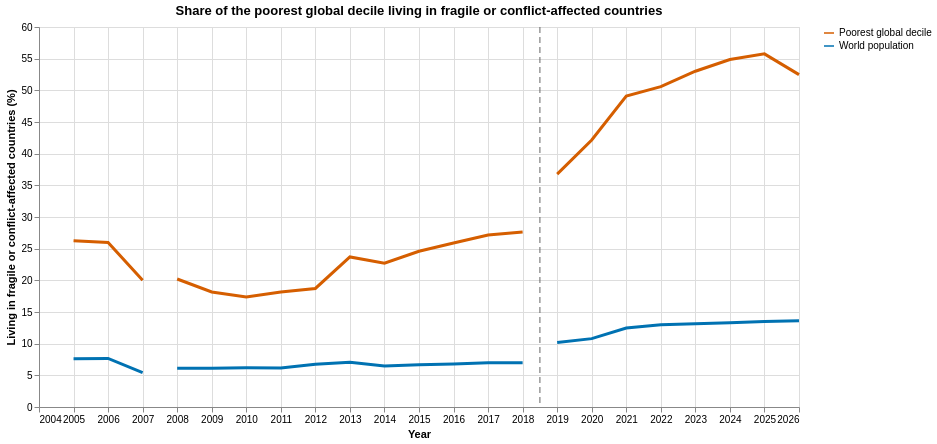

The notebook cell this image was saved under:
### Markdown cell above
## Where the poorest decile lives

The orange line is the share of the global D1 living in listed countries; the blue line is the same share for the world population. The dashed rule marks the FY20 methodology change, so only the segment to its right is a like-for-like trend.

### Code cell
long = concentration.melt(
    id_vars=['year', 'methodology'],
    value_vars=['d1_share', 'world_share'],
    var_name='group',
    value_name='share',
).replace({'d1_share': 'Poorest global decile', 'world_share': 'World population'})

lines = (
    alt.Chart(long)
    .mark_line(strokeWidth=3)
    .encode(
        x=alt.X('year:Q', title='Year', axis=alt.Axis(format='d')),
        y=alt.Y('share:Q', title='Living in fragile or conflict-affected countries (%)'),
        color=alt.Color(
            'group:N',
            title=None,
            scale=alt.Scale(
                domain=['Poorest global decile', 'World population'],
                range=['#D55E00', '#0072B2'],
            ),
        ),
        detail='methodology:N',
        tooltip=[
            alt.Tooltip('year:O', title='Year'),
            alt.Tooltip('group:N', title='Group'),
            alt.Tooltip('share:Q', title='Share (%)', format='.1f'),
            alt.Tooltip('methodology:N', title='Methodology'),
        ],
    )
)
methodology_break = (
    alt.Chart(pd.DataFrame({'year': [2018.5]}))
    .mark_rule(strokeDash=[6, 4], color='#666666')
    .encode(x='year:Q')
)
fcs_chart = (lines + methodology_break).properties(
    width=760,
    height=380,
    title='Share of the poorest global decile living in fragile or conflict-affected countries',
)
fcs_chart

### Figure 1 — Vega-Lite specification as saved in the notebook (floating-point values rounded to 4 significant figures)
{"config": {"view": {"continuousWidth": 300, "continuousHeight": 300}}, "layer": [{"data": {"name": "data-04a373723cbdf7dc67d6969e6f7ce124"}, "mark": {"type": "line", "strokeWidth": 3}, "encoding": {"color": {"field": "group", "scale": {"domain": ["Poorest global decile", "World population"], "range": ["#D55E00", "#0072B2"]}, "title": null, "type": "nominal"}, "detail": {"field": "methodology", "type": "nominal"}, "tooltip": [{"field": "year", "title": "Year", "type": "ordinal"}, {"field": "group", "title": "Group", "type": "nominal"}, {"field": "share", "format": ".1f", "title": "Share (%)", "type": "quantitative"}, {"field": "methodology", "title": "Methodology", "type": "nominal"}], "x": {"axis": {"format": "d"}, "field": "year", "title": "Year", "type": "quantitative"}, "y": {"field": "share", "title": "Living in fragile or conflict-affected countries (%)", "type": "quantitative"}}}, {"data": {"name": "data-a780283cee9616786507708985cc7d79"}, "mark": {"type": "rule", "color": "#666666", "strokeDash": [6, 4]}, "encoding": {"x": {"field": "year", "type": "quantitative"}}}], "height": 380, "title": "Share of the poorest global decile living in fragile or conflict-affected countries", "width": 760, "$schema": "https://vega.github.io/schema/vega-lite/v6.4.1.json", "datasets": {"data-04a373723cbdf7dc67d6969e6f7ce124": [{"year": 2005, "methodology": "LICUS", "group": "Poorest global decile", "share": 26.26}, {"year": 2006, "methodology": "LICUS", "group": "Poorest global decile", "share": 25.97}, {"year": 2007, "methodology": "LICUS", "group": "Poorest global decile", "share": 20.0}, {"year": 2008, "methodology": "Harmonized fragile situations", "group": "Poorest global decile", "share": 20.21}, {"year": 2009, "methodology": "Harmonized fragile situations", "group": "Poorest global decile", "share": 18.15}, {"year": 2010, "methodology": "Harmonized fragile situations", "group": "Poorest global decile", "share": 17.37}, {"year": 2011, "methodology": "Harmonized fragile situations", "group": "Poorest global decile", "share": 18.16}, {"year": 2012, "methodology": "Harmonized fragile situations", "group": "Poorest global decile", "share": 18.72}, {"year": 2013, "methodology": "Harmonized fragile situations", "group": "Poorest global decile", "share": 23.69}, {"year": 2014, "methodology": "Harmonized fragile situations", "group": "Poorest global decile", "share": 22.71}, {"year": 2015, "methodology": "Harmonized fragile situations", "group": "Poorest global decile", "share": 24.59}, {"year": 2016, "methodology": "Harmonized fragile situations", "group": "Poorest global decile", "share": 25.89}, {"year": 2017, "methodology": "Harmonized fragile situations", "group": "Poorest global decile", "share": 27.16}, {"year": 2018, "methodology": "Harmonized fragile situations", "group": "Poorest global decile", "share": 27.61}, {"year": 2019, "methodology": "FCS", "group": "Poorest global decile", "share": 36.77}, {"year": 2020, "methodology": "FCS", "group": "Poorest global decile", "share": 42.16}, {"year": 2021, "methodology": "FCS", "group": "Poorest global decile", "share": 49.1}, {"year": 2022, "methodology": "FCS", "group": "Poorest global decile", "share": 50.58}, {"year": 2023, "methodology": "FCS", "group": "Poorest global decile", "share": 53.02}, {"year": 2024, "methodology": "FCS", "group": "Poorest global decile", "share": 54.86}, {"year": 2025, "methodology": "FCS", "group": "Poorest global decile", "share": 55.76}, {"year": 2026, "methodology": "FCS", "group": "Poorest global decile", "share": 52.48}, {"year": 2005, "methodology": "LICUS", "group": "World population", "share": 7.627}, {"year": 2006, "methodology": "LICUS", "group": "World population", "share": 7.66}, {"year": 2007, "methodology": "LICUS", "group": "World population", "share": 5.432}, {"year": 2008, "methodology": "Harmonized fragile situations", "group": "World population", "share": 6.126}, {"year": 2009, "methodology": "Harmonized fragile situations", "group": "World population", "share": 6.112}, {"year": 2010, "methodology": "Harmonized fragile situations", "group": "World population", "share": 6.193}, {"year": 2011, "methodology": "Harmonized fragile situations", "group": "World population", "share": 6.155}, {"year": 2012, "methodology": "Harmonized fragile situations", "group": "World population", "share": 6.734}, {"year": 2013, "methodology": "Harmonized fragile situations", "group": "World population", "share": 7.083}, {"year": 2014, "methodology": "Harmonized fragile situations", "group": "World population", "share": 6.477}, {"year": 2015, "methodology": "Harmonized fragile situations", "group": "World population", "share": 6.658}, {"year": 2016, "methodology": "Harmonized fragile situations", "group": "World population", "share": 6.798}, {"year": 2017, "methodology": "Harmonized fragile situations", "group": "World population", "share": 6.968}, {"year": 2018, "methodology": "Harmonized fragile situations", "group": "World population", "share": 6.983}, {"year": 2019, "methodology": "FCS", "group": "World population", "share": 10.18}, {"year": 2020, "methodology": "FCS", "group": "World population", "share": 10.79}, {"year": 2021, "methodology": "FCS", "group": "World population", "share": 12.46}, {"year": 2022, "methodology": "FCS", "group": "World population", "share": 12.99}, {"year": 2023, "methodology": "FCS", "group": "World population", "share": 13.13}, {"year": 2024, "methodology": "FCS", "group": "World population", "share": 13.31}, {"year": 2025, "methodology": "FCS", "group": "World population", "share": 13.49}, {"year": 2026, "methodology": "FCS", "group": "World population", "share": 13.63}], "data-a780283cee9616786507708985cc7d79": [{"year": 2018.0}]}}
